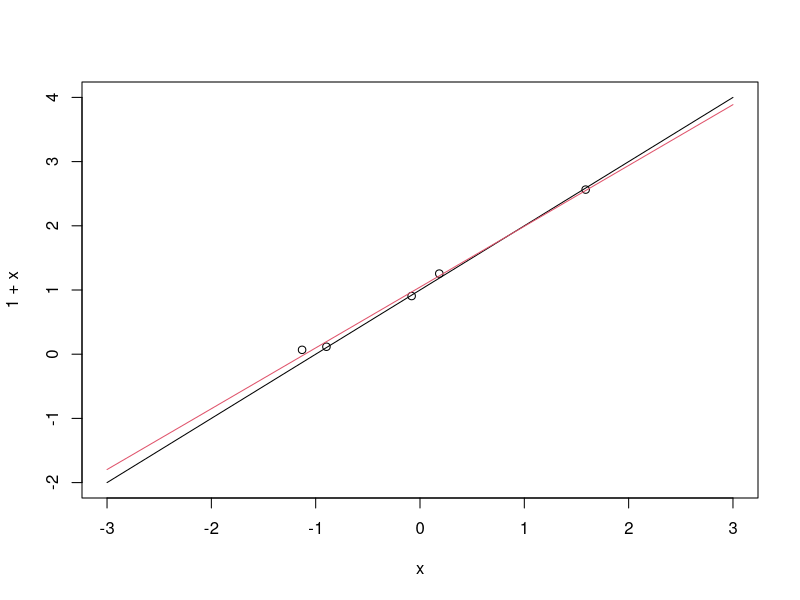
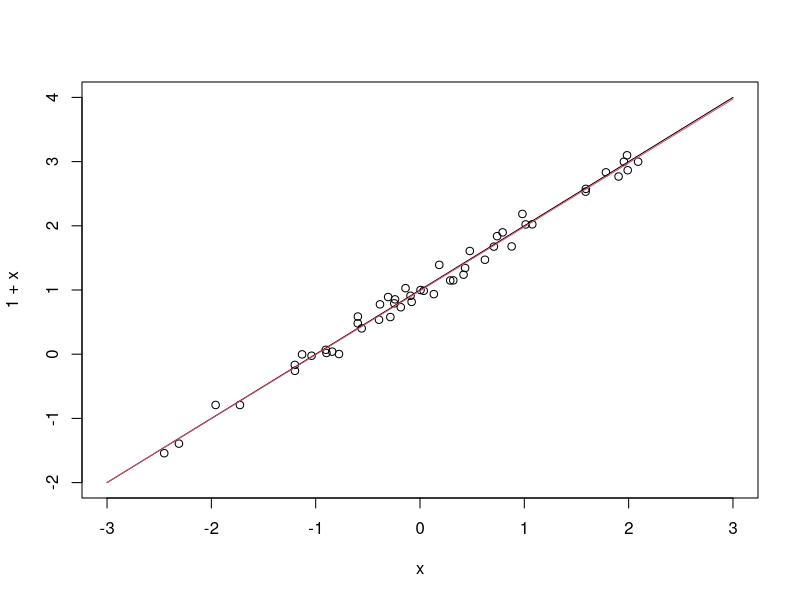
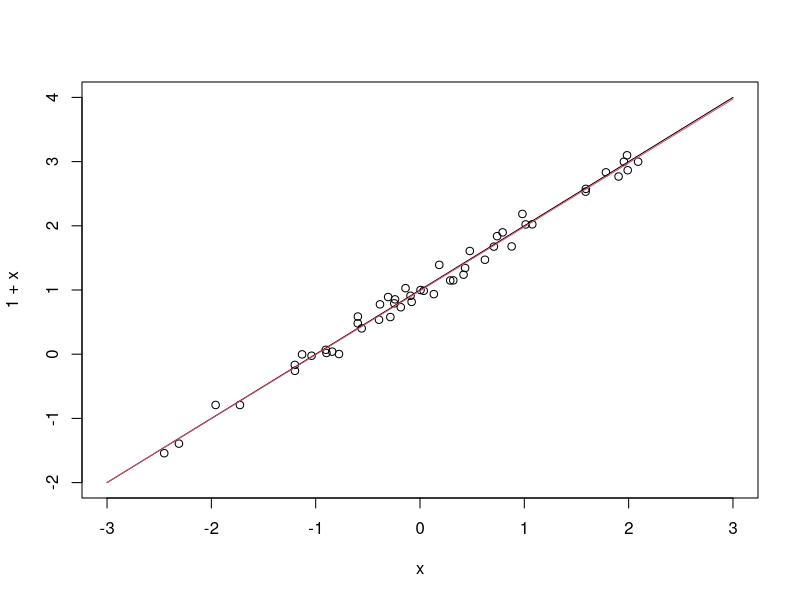

R code for these plots, in order:
# Ejercicios del dia 10 de Marzo de Ana Buendia Ruiz-Azuaga

# Ejercicio 1
# Ejecuta las siguientes sentencias y extrae conclusiones sobre el tipo de objeto que devuelven

A <- matrix(1:9, 3, 3)
x <- 1:3
A%*%x
# toma x como vector columna y devuelve un vector columna
#A%*%t(x)
# Argumentos no compatibles porque una matriz no se multiplica por un vector fila
x%*%A
# Toma x como vector fila y por tanto devuelve un vector fila
t(x)%*%A
# Toma x como vector fila y por tanto devuelve un vector fila
# En el caso anterior no realizaba el cambio automaticamente pero ahora si
t(x)%*%x
# Multiplica como se espera dos vectores

# ------------------------------------------------------------------------------------
# Ejercicio 2
# Ejecuta las siguientes sentencias en R y formula los sistemas que se revuelven en cada caso:

# Sistema 1
solve(2,2)
# resuelve el sistema: 2x = 2

# Sistema 2
A <- matrix(c(3, 1, 4, 2), 2, 2)
b <- c(12, 8)
solve(A,b)
# resuelve el sistema  3x+4y = 12, 1x+2y = 8


# Sistema 3
solve(A, diag(2))
# resuelve Ax=B siendo B la matriz identidad de orden 2

# ------------------------------------------------------------------------------------
# Ejercicio 3
# Crea objetos A (matriz de coeficientes) y b (vector de terminos independientes)
# para resolver en R el sistema anterior. Resuelve el sistema con solve.
# Despues perturba el vector b sumandole 0.05 a cada uno de sus elementos y busca
# la nueva solucion. ¿Se parece a la anterior? Repite la operacion con un incremento de 0.1
# Comenta los resultados

A <- matrix(c(10, 7, 8, 7, 7, 5, 6, 5, 8, 6, 10, 9, 7, 5, 9, 10), 4, 4)
b <- c(32, 23, 33, 31)
solve(A,b)
# 1 1 1 1
c <- b + 0.05
solve(A,c)
# 0.4 2 0.75 1.15
d <- b + 0.1
solve(A, d)
# -0.2 3 0.5 1.3
# Como vemos la solucion del sistema cambia mucho a perturbaciones pequeñas, luego parece mal condicionado

# ------------------------------------------------------------------------------------
# Ejercicio 4
# Calcula el número de condición de la matriz A del sistema anterior así como su recíproco.
# Realiza primero el cálculo con las funciones kappa y rcond y después comprueba que
# coinciden con su denición ( kappa(A) como cociente entre máximo y mínimo autovalor
# en valor absoluto y rcond(A) como su inversa). Comenta el resultado.

A <- matrix(c(10, 7, 8, 7, 7, 5, 6, 5, 8, 6, 10, 9, 7, 5, 9, 10), 4, 4)
b <- c(32, 23, 33, 31)

kappa(A, exact=TRUE)
abs(max(eigen(A)$values))/abs(min(eigen(A)$values))

rcond(A, exact=TRUE)
abs(min(eigen(A)$values))/abs(max(eigen(A)$values))
# No sale exacto pero creo que es por aproximaciones

# ------------------------------------------------------------------------------------
# Ejercicio 5
# Utiliza el código que aparece a continuación de este cuadro para generar una muestra de
# observaciones de las variables Y y X de tamaño n =5 de la forma siguiente: las observaciones
# corresponden a valores aleatorios desde una distribución normal estándar; y las observaciones de y
# se obtienen a partir de la ecuación del modelo y i = 1 + x i + ϵ i ,
# donde epsilon son valores aleatorios generados desde una normal con media 0 y desviación
# típica 0.1. A partir de esos datos:

# Crear muestra de observaciones
n <- 5
set.seed(2)
x <- rnorm(n)
y <- 1+x+rnorm(n, 0, 0.1)

# Crea la matriz de regresion X y el vector de respuesta y
X <- cbind(1, x)

# Calcula (X'X)^-1
aux <- solve(t(X)%*%X)

# Usando el resultado anterior calcula beta gorrito a partir de la expresion 3
b_gorrito <- aux %*% t(X) %*% y
b_gorrito

# Observa que los datos se han generado verificando exactamente el modelo de regresion
# lineal (1 con beta=(1,1)'. ¿Se parece el estimador por minimos cuadrados que has obtenido
# a partir de los datos al verdadero beta del modelo?

# Se parece bastante, esta relativamente cercano

# Representa el modelo lineal desde el que se han generado los datos. Despues añade
# los datos datos que has generado y finalmente la estimacion del modelo que has calculado.
curve(1+x, -3, 3)
points(x,y)
curve(b_gorrito[1]+b_gorrito[2]*x, -3, 3, add=TRUE, col=2)

# Repite el ejercicio para n=50 y n=500. ¿Que diferencias observas?

# n=50
n <- 50
set.seed(2)
x <- rnorm(n)
y <- 1+x+rnorm(n, 0, 0.1)
X <- cbind(1, x)
aux <- solve(t(X)%*%X)
b_gorrito <- aux %*% t(X) %*% y
curve(1+x, -3, 3)
points(x,y)
curve(b_gorrito[1]+b_gorrito[2]*x, -3, 3, add=TRUE, col=2)


# n = 500
n <- 50
set.seed(2)
x <- rnorm(n)
y <- 1+x+rnorm(n, 0, 0.1)
X <- cbind(1, x)
aux <- solve(t(X)%*%X)
b_gorrito <- aux %*% t(X) %*% y
curve(1+x, -3, 3)
points(x,y)
curve(b_gorrito[1]+b_gorrito[2]*x, -3, 3, add=TRUE, col=2)

# ¿Que problemas puede tener en la practica este tipo de implementacion directa?

# Claramente cuantos mas datos mas se acercan el modelo estimado y el modelo, pero a partir
# de cierto numero no merece la pena hacer mas observaciones



# ------------------------------------------------------------------------------------
# Ejercicio 6




# ------------------------------------------------------------------------------------